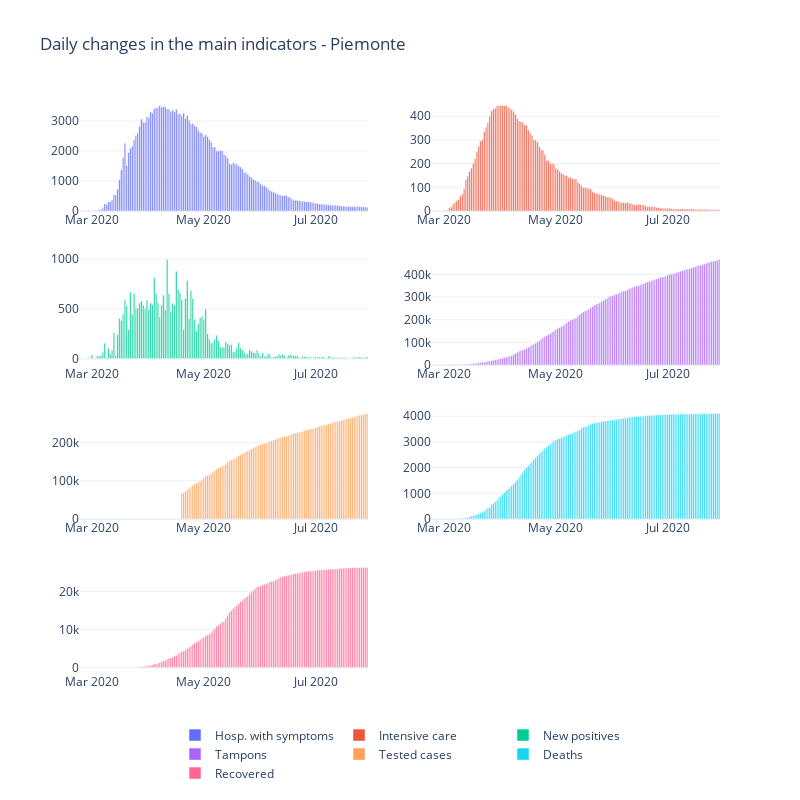

Notebook code cell kept with this figure:
### Code cell
import plotly.express as px
import plotly.graph_objects as go
from plotly.subplots import make_subplots

regione = 'Piemonte'

dpc_regioni_firstw = dpc_regioni_df[
    dpc_regioni_df.denominazione_regione == regione
    ].query("20200730 > data")

fig = make_subplots(rows=4, cols=2)

fig.add_trace(
    go.Bar(
        name='Hosp. with symptoms', 
        x=dpc_regioni_firstw['data'], 
        y=dpc_regioni_firstw['ricoverati_con_sintomi_giorno']
    ),
    row=1, col=1
)

fig.add_trace(
    go.Bar(
        name='Intensive care', 
        x=dpc_regioni_firstw['data'], 
        y=dpc_regioni_firstw['terapia_intensiva_giorno']
    ),
    row=1, col=2
)

fig.add_trace(
    go.Bar(
        name='New positives', 
        x=dpc_regioni_firstw['data'], 
        y=dpc_regioni_firstw['nuovi_positivi']
    ),
    row=2, col=1
)

fig.add_trace(
    go.Bar(
        name='Tampons', 
        x=dpc_regioni_firstw['data'], 
        y=dpc_regioni_firstw['tamponi_giorno']
    ),
    row=2, col=2
)

fig.add_trace(
    go.Bar(
        name='Tested cases', 
        x=dpc_regioni_firstw['data'], 
        y=dpc_regioni_firstw['casi_testati_giorno']
    ),
    row=3, col=1
)
fig.add_trace(
    go.Bar(
        name='Deaths', 
        x=dpc_regioni_firstw['data'], 
        y=dpc_regioni_firstw['deceduti_giorno']
    ),
    row=3, col=2
)
fig.add_trace(
    go.Bar(
        name='Recovered',
        x=dpc_regioni_firstw['data'],
        y=dpc_regioni_firstw['dimessi_guariti_giorno']
    ),
    row=4, col=1
)

fig.update_layout(
    height=800, 
    width=800,
    title_text='Daily changes in the main indicators - ' + regione, 
    template='plotly_white'
)

fig.update_layout(
    legend=dict(
        orientation="h",
        yanchor="bottom",
        y=-.2,
        xanchor="center",
        x=.5
    )
)

fig.show()

### Figure 1 — Plotly figure (JSON) as saved in the notebook; plotly's stock layout.template omitted (floating-point values rounded to 4 significant figures; data arrays with more than 128 entries replaced by an {"elided": "..."} marker saying what was removed)
{"data": [{"name": "Hosp. with symptoms", "type": "bar", "x": {"elided": "157 str values"}, "xaxis": "x", "y": {"elided": "157 int values"}, "yaxis": "y"}, {"name": "Intensive care", "type": "bar", "x": {"elided": "157 str values"}, "xaxis": "x2", "y": {"elided": "157 int values"}, "yaxis": "y2"}, {"name": "New positives", "type": "bar", "x": {"elided": "157 str values"}, "xaxis": "x3", "y": {"elided": "157 int values"}, "yaxis": "y3"}, {"name": "Tampons", "type": "bar", "x": {"elided": "157 str values"}, "xaxis": "x4", "y": {"elided": "157 int values"}, "yaxis": "y4"}, {"name": "Tested cases", "type": "bar", "x": {"elided": "157 str values"}, "xaxis": "x5", "y": {"elided": "157 int values"}, "yaxis": "y5"}, {"name": "Deaths", "type": "bar", "x": {"elided": "157 str values"}, "xaxis": "x6", "y": {"elided": "157 int values"}, "yaxis": "y6"}, {"name": "Recovered", "type": "bar", "x": {"elided": "157 str values"}, "xaxis": "x7", "y": {"elided": "157 int values"}, "yaxis": "y7"}], "layout": {"height": 800, "legend": {"orientation": "h", "x": 0.5, "xanchor": "center", "y": -0.2, "yanchor": "bottom"}, "title": {"text": "Daily changes in the main indicators - Piemonte"}, "width": 800, "xaxis": {"anchor": "y", "domain": [0, 0.45]}, "xaxis2": {"anchor": "y2", "domain": [0.55, 1]}, "xaxis3": {"anchor": "y3", "domain": [0, 0.45]}, "xaxis4": {"anchor": "y4", "domain": [0.55, 1]}, "xaxis5": {"anchor": "y5", "domain": [0, 0.45]}, "xaxis6": {"anchor": "y6", "domain": [0.55, 1]}, "xaxis7": {"anchor": "y7", "domain": [0, 0.45]}, "xaxis8": {"anchor": "y8", "domain": [0.55, 1]}, "yaxis": {"anchor": "x", "domain": [0.8063, 1]}, "yaxis2": {"anchor": "x2", "domain": [0.8063, 1]}, "yaxis3": {"anchor": "x3", "domain": [0.5375, 0.7312]}, "yaxis4": {"anchor": "x4", "domain": [0.5375, 0.7312]}, "yaxis5": {"anchor": "x5", "domain": [0.2687, 0.4625]}, "yaxis6": {"anchor": "x6", "domain": [0.2687, 0.4625]}, "yaxis7": {"anchor": "x7", "domain": [0, 0.1938]}, "yaxis8": {"anchor": "x8", "domain": [0, 0.1938]}}}
